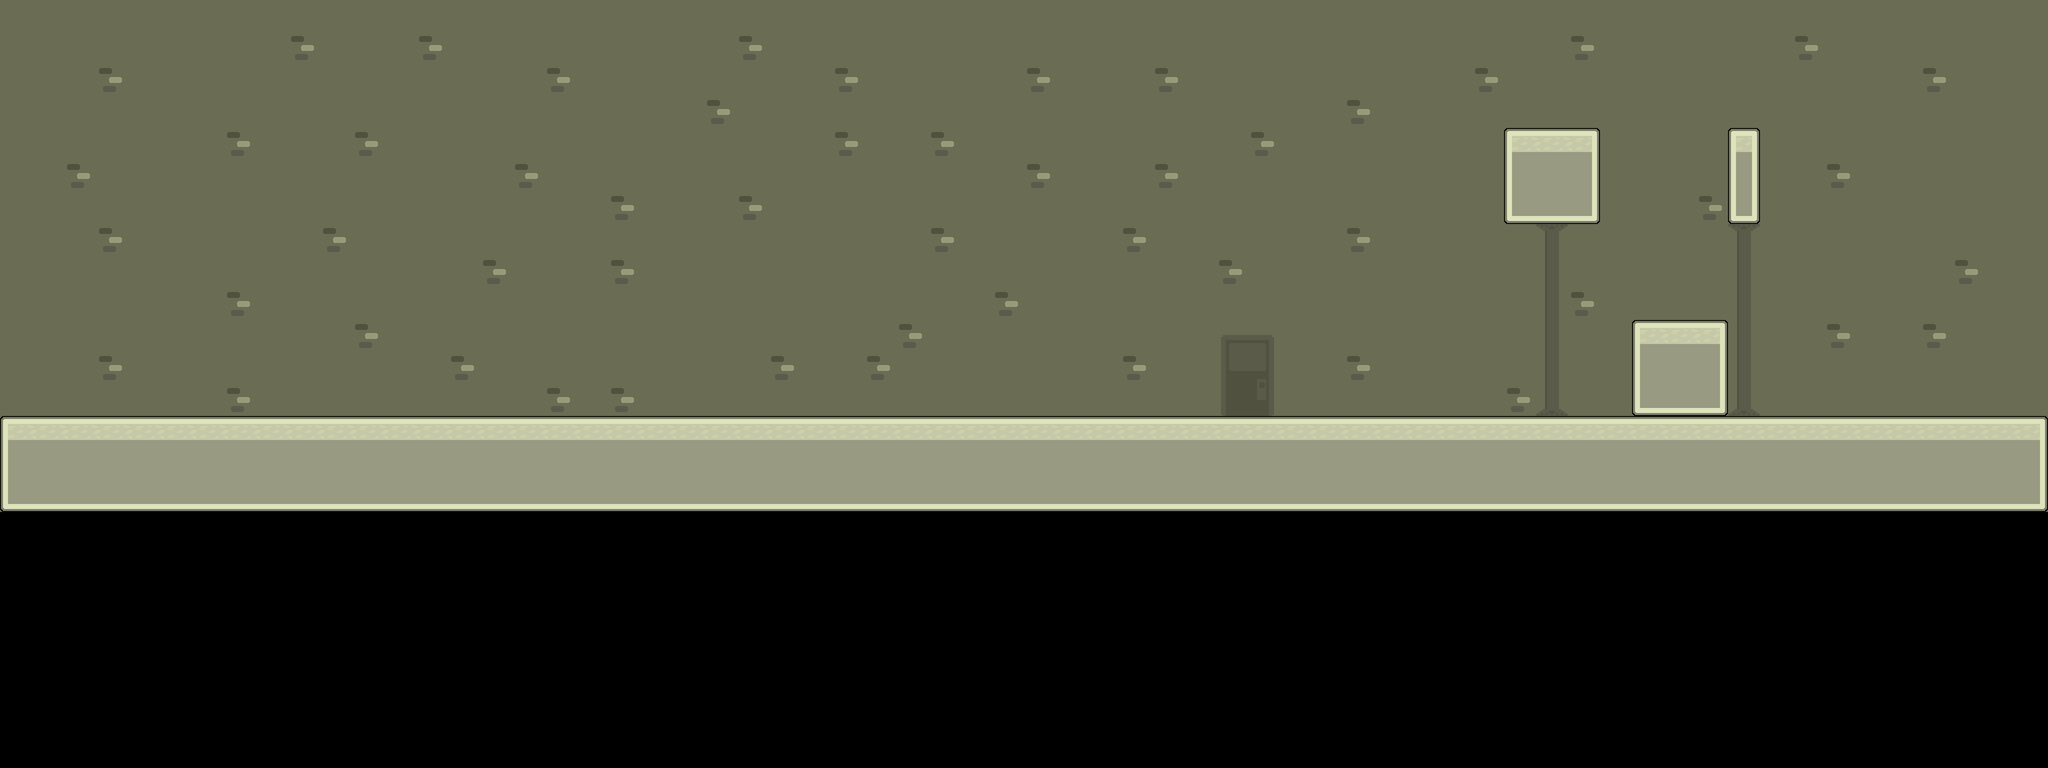

This is a level from a 2D game, rendered from its Tiled map with the project's own tilesets. A one-line summary and the map file follow, with tile-layer data summarised:
An orthogonal 64x24 tile map with 64x64 px tiles, 4 tile layers (Background, secondary back, tertiary back, tiles), 2 tilesets and 28 objects (8x Floor, 4x Camera, 4x Enemy, 2x Door, 2x Spike, ...).

<map version="1.2" tiledversion="1.2.0" orientation="orthogonal" renderorder="right-down" width="64" height="24" tilewidth="64" tileheight="64" infinite="0" nextlayerid="13" nextobjectid="35">
 <tileset firstgid="1" source="L1 Acc.tsx" />
 <tileset firstgid="17" source="First level tiles.tsx" />
 <layer id="9" name="Background" width="64" height="24">
  <data>[1536 cells, 1024 non-empty, 1 distinct tile ids]</data>
 </layer>
 <layer id="10" name="secondary back" width="64" height="24">
  <data>[1536 cells, 59 non-empty, 10 distinct tile ids]</data>
 </layer>
 <layer id="11" name="tertiary back" width="64" height="24">
  <data>[1536 cells, 0 non-empty, 0 distinct tile ids]</data>
 </layer>
 <layer id="12" name="tiles" width="64" height="24">
  <data>[1536 cells, 226 non-empty, 13 distinct tile ids]</data>
 </layer>
 <objectgroup id="5" name="cameras">
  <object id="3" name="Camera" x="0" y="-64" width="1536" height="64">
   <properties>
    <property name="direction" value="1" />
   </properties>
  </object>
  <object id="4" name="Camera" x="4096" y="192" width="64" height="768">
   <properties>
    <property name="direction" value="2" />
   </properties>
  </object>
  <object id="5" name="Camera" x="0" y="1024" width="1536" height="64">
   <properties>
    <property name="direction" value="3" />
   </properties>
  </object>
  <object id="6" name="Camera" x="-64" y="256" width="64" height="768">
   <properties>
    <property name="direction" value="4" />
   </properties>
  </object>
 </objectgroup>
 <objectgroup id="7" name="general">
  <object id="1" name="Floor" x="-64" y="64" width="64" height="752.004">
   <properties>
    <property name="door" value="1" />
   </properties>
  </object>
  <object id="2" name="Door" x="0" y="640" width="128" height="192">
   <properties>
    <property name="direction" value="back2" />
    <property name="open" value="0" />
    <property name="openKeys" value="5" />
    <property name="openTo" value="8" />
   </properties>
  </object>
  <object id="7" name="Floor" x="0" y="832" width="4096" height="192" />
  <object id="8" name="Floor" x="0" y="-64" width="4096" height="64" />
  <object id="18" name="Floor" x="3008" y="256" width="192" height="192" />
  <object id="19" name="Floor" x="3456" y="256" width="64" height="192" />
  <object id="20" name="Floor" x="3264" y="640" width="192" height="192" />
  <object id="21" name="Floor" x="0" y="-64" width="4096" height="64" />
  <object id="22" name="Key" x="3072" y="128" width="64" height="64">
   <properties>
    <property name="needed" value="-1" />
    <property name="number" value="0" />
    <property name="showing" value="0" />
   </properties>
  </object>
  <object id="23" name="Floor" x="4081" y="0" width="15" height="688.004">
   <properties>
    <property name="door" value="1" />
   </properties>
  </object>
  <object id="24" name="Door" x="4081" y="688.004" width="15" height="144">
   <properties>
    <property name="direction" value="right" />
    <property name="open" value="0" />
    <property name="openKeys" value="4" />
    <property name="openTo" value="7" />
   </properties>
  </object>
  <object id="29" name="Text" x="640" y="320" width="64" height="512">
   <properties>
    <property name="keysNeeded" value="3" />
    <property name="text" value="B1boss.txt" />
   </properties>
  </object>
  <object id="30" name="Spike" x="3584" y="768" width="64" height="64">
   <properties>
    <property name="direction" value="1" />
   </properties>
  </object>
  <object id="32" name="Spike" x="3200" y="704" width="64" height="64">
   <properties>
    <property name="direction" value="4" />
   </properties>
  </object>
 </objectgroup>
 <objectgroup id="8" name="characters">
  <object id="9" name="Start" x="0" y="256" width="64" height="64">
   <properties>
    <property name="direction" value="back2" />
   </properties>
  </object>
  <object id="10" name="Player" x="128" y="704" width="64" height="64">
   <properties>
    <property name="direction" value="back2" />
   </properties>
  </object>
  <object id="12" name="Enemy" x="1792" y="704" width="64" height="64">
   <properties>
    <property name="Etype" value="6" />
    <property name="keyReq" value="-1" />
    <property name="mode" value="standard" />
    <property name="number" value="0" />
   </properties>
  </object>
  <object id="13" name="Enemy" x="2112" y="704" width="64" height="64">
   <properties>
    <property name="Etype" value="5" />
    <property name="keyReq" value="-1" />
    <property name="mode" value="standard" />
    <property name="number" value="1" />
   </properties>
  </object>
  <object id="14" name="Enemy" x="2432" y="704" width="64" height="64">
   <properties>
    <property name="Etype" value="6" />
    <property name="keyReq" value="-1" />
    <property name="mode" value="standard" />
    <property name="number" value="2" />
   </properties>
  </object>
  <object id="15" name="Enemy" x="2752" y="704" width="64" height="64">
   <properties>
    <property name="Etype" value="5" />
    <property name="keyReq" value="-1" />
    <property name="mode" value="standard" />
    <property name="number" value="3" />
   </properties>
  </object>
  <object id="16" name="EBound" x="1472" y="640" width="64" height="192" />
  <object id="17" name="EBound" x="2944" y="640" width="64" height="192" />
  <object id="25" name="Player" x="3904" y="704" width="64" height="64">
   <properties>
    <property name="direction" value="left" />
   </properties>
  </object>
  <object id="26" name="Start" x="3072" y="256" width="64" height="64">
   <properties>
    <property name="direction" value="left" />
   </properties>
  </object>
 </objectgroup>
</map>